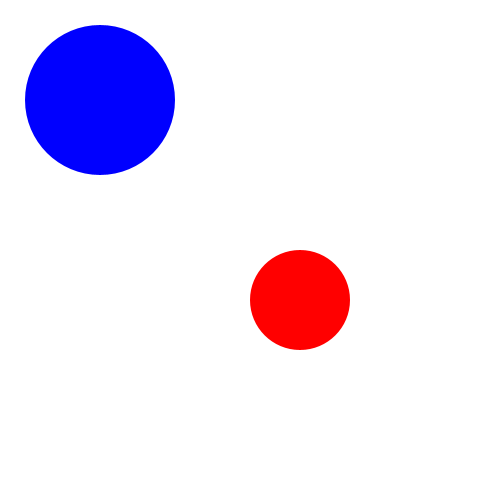
Frame 1 (no input)
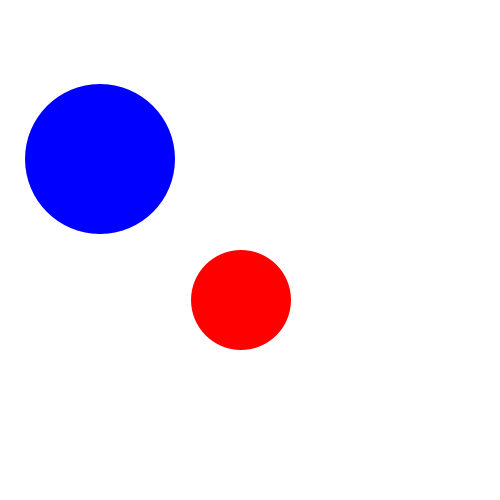
Frame 60 (the mouse pressed at the canvas centre just before this capture)
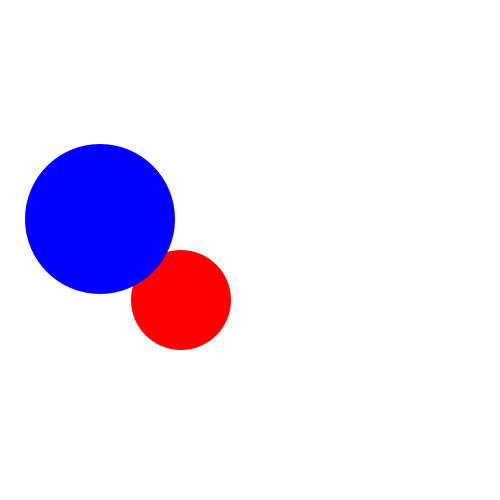
Frame 120 (the mouse held since frame 60 and released just before this capture)

The Processing sketch that drew these frames (run headless with seeded random() and noise(); from frame 60 on, the mouse is pressed at the canvas centre):

// Processing sketch: labda_bool_fuggvennyel
// ── labda_bool_fuggvennyel.pde
class Labda {
  float x; 
  float y;
  float atmero;
  color szin;

  void rajzold_ki() {
    noStroke();
    fill(szin);
    ellipse(x, y, atmero, atmero);
  }


  void fel() {
    y=y-1;
  }

  void le() {
    y=y+1;
  }

  void jobbra() {
    x=x+1;
  }

  void balra() {
    x=x-1;
  }
  
  boolean bent_van(){
    if (x-atmero/2>0 && x+atmero/2<width && y-atmero/2>0 && y+atmero/2<height){
      return true;
    } else {
      return false;
    }
  }
}

Labda piros_labda = new Labda();
Labda kek_labda = new Labda();
void setup() {
  size(500, 500);

  piros_labda.x=300;
  piros_labda.y=300;
  piros_labda.atmero=100;
  piros_labda.szin=color(#ff0000);


  kek_labda.x=100;
  kek_labda.y=100;
  kek_labda.atmero=150;
  kek_labda.szin=color(#0000ff);
}

void draw() {
  background(#ffffff);

  piros_labda.rajzold_ki();
  kek_labda.rajzold_ki();

  if (piros_labda.bent_van()) {
    piros_labda.balra();
  } 
  if (kek_labda.bent_van()) {
    kek_labda.le();
  }
}
